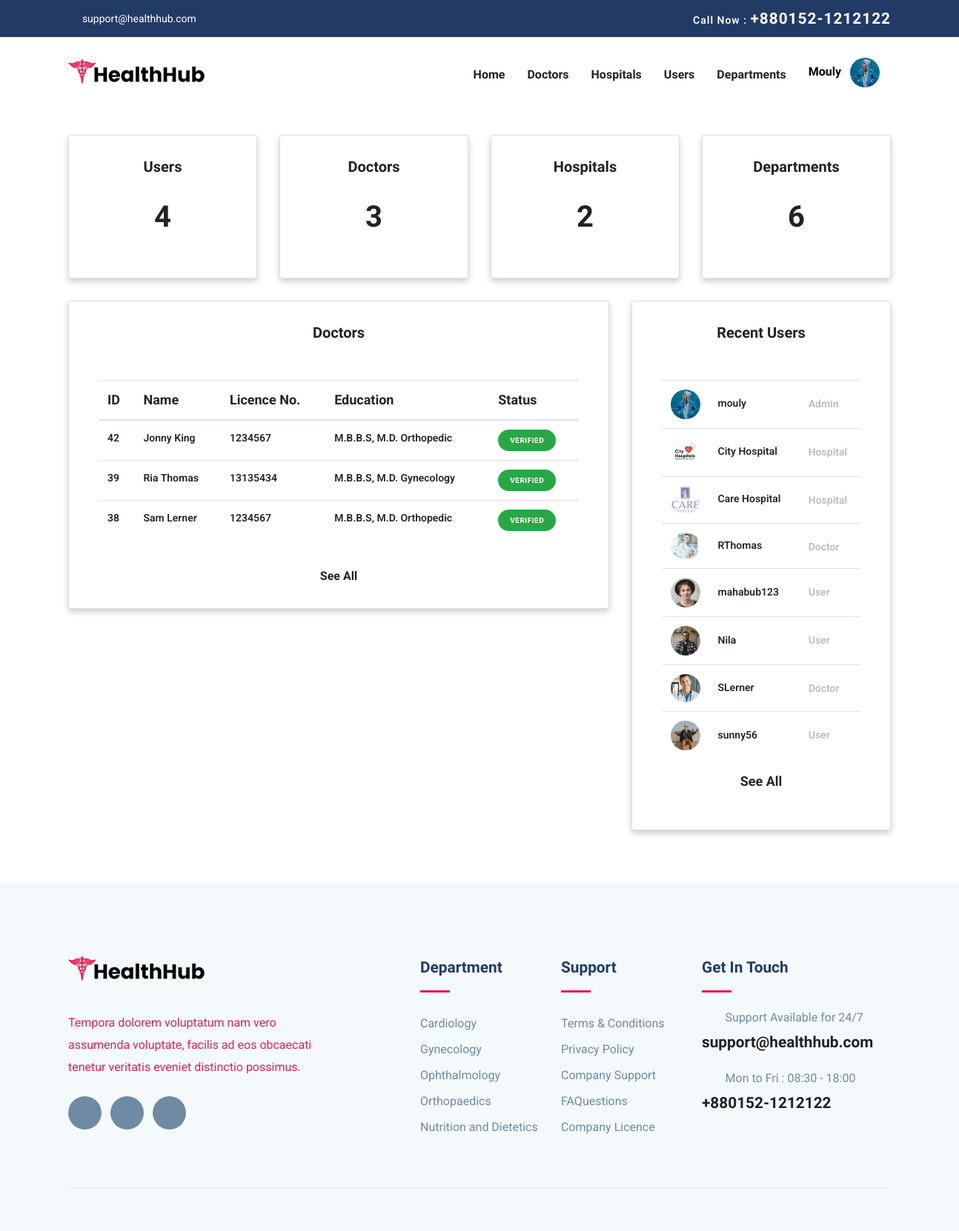
Screenshot of /admin_home.php (signed in) with the database file from the repository.
### tables this page shows
CREATE TABLE `doctors` (
  `doc_id` int(11) NOT NULL,
  `firstname` varchar(50) NOT NULL,
  `lastname` varchar(50) NOT NULL,
  `nid` varchar(50) NOT NULL,
  `education1` varchar(50) NOT NULL,
  `education2` varchar(50) NOT NULL,
  `year1` varchar(50) NOT NULL,
  `year2` varchar(50) NOT NULL,
  `gender` varchar(50) NOT NULL,
  `contact` varchar(50) NOT NULL,
  `clinic_address` varchar(100) NOT NULL,
  `clinic_city` varchar(50) NOT NULL,
  `clinic_zip` varchar(50) NOT NULL,
  `doc_sched_id` int(11) NOT NULL DEFAULT 1,
  `hos_id` int(11) NOT NULL DEFAULT 0,
  `username` varchar(50) NOT NULL,
  `email` varchar(100) NOT NULL,
  `password` varchar(100) NOT NULL,
  `dep_id` int(11) NOT NULL,
  `dep_name` varchar(100) NOT NULL,
  `join_date` varchar(50) NOT NULL,
  `image` varchar(250) NOT NULL,
  `status` int(11) NOT NULL DEFAULT 0
);

CREATE TABLE `department` (
  `dep_id` int(11) NOT NULL,
  `sched_id` int(11) NOT NULL DEFAULT 1,
  `image` varchar(250) NOT NULL,
  `dep_name` varchar(50) NOT NULL,
  `dep_short_description` varchar(250) NOT NULL,
  `dep_full_description` varchar(500) NOT NULL
);

### admin_home.php (the view, shortened to what this page needs)
<?php
include_once("./database/config.php");
?>
<!DOCTYPE html>
<html lang="zxx">
<head>
    <link rel="stylesheet" href="plugins/bootstrap/css/bootstrap.min.css">
    <link rel="stylesheet" href="plugins/icofont/icofont.min.css">
    <link rel="stylesheet" href="plugins/slick-carousel/slick/slick.css">
    <link rel="stylesheet" href="plugins/slick-carousel/slick/slick-theme.css">
    <link rel="stylesheet" href="css/style.css">
</head>
<body id="top">
    <?php include_once("./templates/admin_header.php");?>
    <section class="home-section" style="padding-bottom: 70px;">
        <div>
            <div class="container">
                <div class="row" style="padding-top:30px;">
                <div class="col-md-3">
                        <div class="card mx-auto"
                            style="text-align:center;padding:30px 0px;box-shadow: 0 4px 8px 0 rgba(0, 0, 0, 0.2); ">
                            <h5 class="card-title" style="">Users</h5>
                            <div class="card-body" style="text-align:center; font-size:18px;">
                                <?php
                                    $sql = "SELECT * from users";
                                    $result = mysqli_query($conn, $sql);
                                    $row_cnt = $result->num_rows;
                                ?>
                                <h1><?php echo $row_cnt?></h1>
                            </div>
                        </div>
                    </div>
                    <div class="col-md-3">
                        <div class="card mx-auto"
                            style="text-align:center;padding:30px 0px;box-shadow: 0 4px 8px 0 rgba(0, 0, 0, 0.2); ">
                            <h5 class="card-title" style="">Doctors</h5>
                            <div class="card-body" style="text-align:center; font-size:18px;">
                                <?php
                                    $sql = "SELECT * from doctors";
                                    $result = mysqli_query($conn, $sql);
                                    $row_cnt = $result->num_rows;
                                ?>
                                <h1><?php echo $row_cnt?></h1>
                            </div>
                        </div>
                    </div>
                    <div class="col-md-3">
                        <div class="card mx-auto"
                            style="text-align:center;padding:30px 0px;box-shadow: 0 4px 8px 0 rgba(0, 0, 0, 0.2); ">
                            <h5 class="card-title" style="">Hospitals</h5>
                            <div class="card-body" style="text-align:center; font-size:18px;">
                                <?php
                                    $sql = "SELECT * from hospital";
                                    $result = mysqli_query($conn, $sql);
                                    $row_cnt = $result->num_rows;
                                ?>
                                <h1><?php echo $row_cnt?></h1>
                            </div>
                        </div>
                    </div>
                    <div class="col-md-3">
                        <div class="card mx-auto"
                            style="text-align:center;padding:30px 0px;box-shadow: 0 4px 8px 0 rgba(0, 0, 0, 0.2); ">
                            <h5 class="card-title" style="">Departments</h5>
                            <div class="card-body" style="text-align:center; font-size:18px;">
                                <?php
                                    $sql = "SELECT * from department";
                                    $result = mysqli_query($conn, $sql);
                                    $row_cnt = $result->num_rows;
                                ?>
                                <h1><?php echo $row_cnt?></h1>
                            </div>
                        </div>
                    </div>
                </div>
            </div>
        </div>
        <div>
            <div class="container">
                <div class="row" style="padding-top:30px;">
                    <div class="col-md-8">
                        <div class="card mx-auto"
                            style="text-align:center;padding:30px 0px;box-shadow: 0 4px 8px 0 rgba(0, 0, 0, 0.2); ">
                            <h5 class="card-title" style="padding-bottom:20px;">Doctors</h5>
                            <div class="card-body" style="padding:20px 40px; text-align:left;font-size:18px;">
                                <table class="table">
                                    <thead>
                                        <th>ID</th>
                                        <th>Name</th>
                                        <th>Licence No.</th>
                                        <th>Education</th>
                                        <th>Status</th>
                                    </thead>
                                    <tbody>
                                        <?php
                                        $sql = "SELECT * FROM doctors ORDER BY doc_id DESC LIMIT 10;";
                                        $result = mysqli_query($conn, $sql);
                                        if($result){
                                            while($row=mysqli_fetch_assoc($result)){
                                                $name=$row['firstname']."  ".$row['lastname'];
                                                $education=$row['education1'].", ".$row['education2'];
                                                $nid=$row['nid'];
                                                $doc_id=$row['doc_id'];
                                                $status=$row['status'];
                                                if($status == 1){
                                                    $type = "success";
                                                    $msg = "Verified";
                                                }else{
                                                    $type = "danger";
                                                    $msg = "Unverified";
                                                }
                                                ?>
                                                <tr>
                                                    <td style="font-size:14px; font-weight:600;"><?php echo $doc_id ?></td>
                                                    <td style="font-size:14px; font-weight:600;"><?php echo $name ?></td>
                                                    <td style="font-size:14px; font-weight:600;"><?php echo $nid ?></td>
                                                    <td style="font-size:14px; font-weight:600;"><?php echo $education ?></td>
                                                    <td style="font-size:14px; font-weight:600;"><button
                                                            style="border-radius: 40px; padding:5px 14px; font-size:10px; font-weight:600"
                                                            class="btn btn-<?php echo $type?>"><?php echo $msg?></button></td>
                                                </tr>
                                                <?php
                                                    }
                                                }
                                                ?>
                                    </tbody>
                                </table>
                            </div>
                            <div style="text-align:center">
                                <a href="admin_verification.php" style="font-weight:700; margin-top:50px">See All</a>
                            </div>
                        </div>
                    </div>
                    <div class="col-md-4">
                        <div class="card mx-auto"
                            style="text-align:center;padding:30px 0px;box-shadow: 0 4px 8px 0 rgba(0, 0, 0, 0.2); ">
                            <h5 class="card-title" style="padding-bottom:20px;">Recent Users</h5>
                            <div class="card-body" style="padding:20px 40px; text-align:left;font-size:18px;">
                                <table class="table">
                                    <tbody>
                                        <?php
                                        $sql = "SELECT DISTINCT `name`, `role`, `image` FROM recent ORDER BY sl DESC LIMIT 8;";
                                        $result = mysqli_query($conn, $sql);
                                        if($result){
                                            while($row=mysqli_fetch_assoc($result)){
                                                $name=$row['name'];
                                                $image=$row['image'];
                                                $role=$row['role'];
                                                echo '<tr>
                                                <td style="font-size:14px; font-weight:600; "> <img src="./images/users/'.$image.'" style="width:40px;border-radius: 50%;" alt="profile"> <span style="padding-left:20px;">'.$name.'</span></td>
                                                <td style="font-size:14px; font-weight:600; color:#bbb; padding-top:20px;">'.$role.'</td>
                                                </tr>';
                                            }
                                        }
                                        ?>
                                    </tbody>
                                </table>
                                <div style="text-align:center">
                                <a href="#" style="font-weight:700; margin-top:50px">See All</a>
                            </div>
                            </div>
                        </div>
                    </div>
                </div>
            </div>
        </div>
    </section>
    <?php include_once("./templates/footer.php");?>
</body>
</html>

### templates/admin_header.php (shortened to what this page needs)
<?php
include_once("./database/config.php");
$username = $_SESSION['username'];
$sql = "SELECT * FROM admin WHERE username='$username'";
$result = mysqli_query($conn, $sql);
$row=mysqli_fetch_assoc($result);
$imag= $row['image'];
$username= $_SESSION['username'];
?>
<header>
	<div class="header-top-bar">
		<div class="container">
			<div class="row align-items-center">
				<div class="col-lg-6">
					<ul class="top-bar-info list-inline-item pl-0 mb-0">
						<li class="list-inline-item"><a href="mailto:support@healthhub.com"><i
									class="icofont-support-faq mr-2"></i>support@healthhub.com</a></li>
					</ul>
				</div>
				<div class="col-lg-6">
					<div class="text-lg-right top-right-bar mt-2 mt-lg-0">
						<a href="tel:+880152-1212122">
							<span>Call Now : </span>
							<span class="h4">+880152-1212122</span>
						</a>
					</div>
				</div>
			</div>
		</div>
	</div>
	<nav class="navbar navbar-expand-lg navigation" id="navbar">
		<div class="container">
			<a class="navbar-brand" href="user_home.php"><img src="images/logo.png" alt="" class="img-fluid"></a>
			<div class="collapse navbar-collapse" id="navbarmain">
				<ul class="navbar-nav ml-auto">
					<li class="nav-item active"><a class="nav-link" href="admin_home.php">Home</a></li>
					<li class="nav-item"><a class="nav-link" href="admin_doctors.php">Doctors</a></li>
					<li class="nav-item"><a class="nav-link" href="admin_hospitals.php">Hospitals</a></li>
					<li class="nav-item"><a class="nav-link" href="admin_users.php">Users</a></li>
					<li class="nav-item"><a class="nav-link" href="admin_departments.php">Departments</a></li>
					<div class="col-2">
						<div class="nav-item dropdown">
							<a class="dropdown-toggle" href="#" style="color:white; font-weight:500" role="button"
								id="dropdownMenuLink" data-bs-toggle="dropdown" aria-expanded="false">
								<span style="color:black;font-weight: 600;font-family: 'Exo', sans-serif;text-transform: capitalize; font-size:16px;"><?php echo $username?></span>&nbsp;&nbsp;
								<img src="./images/users/<?php echo $imag?>" class="rounded-circle" height="40" alt=""
									loading="lazy" />
							</a>
						</div>
					</div>
				</ul>
			</div>
		</div>
	</nav>
</header>

### templates/footer.php (shortened to what this page needs)
<?php
include_once("./database/config.php");
?>
	<footer class="footer section gray-bg">
		<div class="container">
			<div class="row">
				<div class="col-lg-4 mr-auto col-sm-6">
					<div class="widget mb-5 mb-lg-0">
						<div class="logo mb-4">
							<img src="images/logo.png" alt="" class="img-fluid">
						</div>
						<p>Tempora dolorem voluptatum nam vero assumenda voluptate, facilis ad eos obcaecati tenetur
							veritatis eveniet distinctio possimus.</p>
						<ul class="list-inline footer-socials mt-4">
							<li class="list-inline-item"><a href="https://www.facebook.com/themefisher"><i
										class="icofont-facebook"></i></a></li>
							<li class="list-inline-item"><a href="https://twitter.com/themefisher"><i
										class="icofont-twitter"></i></a></li>
							<li class="list-inline-item"><a href="https://www.pinterest.com/themefisher/"><i
										class="icofont-linkedin"></i></a></li>
						</ul>
					</div>
				</div>
				<div class="col-lg-2 col-md-6 col-sm-6">
					<div class="widget mb-5 mb-lg-0">
						<h4 class="text-capitalize mb-3">Department</h4>
						<div class="divider mb-4"></div>
						<ul class="list-unstyled footer-menu lh-35">
						<?php
							$sql = "SELECT * FROM department LIMIT 5";
							$result = mysqli_query($conn, $sql);
							if($result){
								while($row=mysqli_fetch_assoc($result)){
									$name=$row['dep_name'];
									$id=$row['dep_id'];
						?>
							<li><a href="department-single.php?id=<?php echo $id ?>"><?php echo $name?></a></li>
							<?php
									}
								}
							?>
						</ul>
					</div>
				</div>
				<div class="col-lg-2 col-md-6 col-sm-6">
					<div class="widget mb-5 mb-lg-0">
						<h4 class="text-capitalize mb-3">Support</h4>
						<div class="divider mb-4"></div>
						<ul class="list-unstyled footer-menu lh-35">
							<li><a href="#">Terms & Conditions</a></li>
							<li><a href="#">Privacy Policy</a></li>
							<li><a href="#">Company Support </a></li>
							<li><a href="#">FAQuestions</a></li>
							<li><a href="#">Company Licence</a></li>
						</ul>
					</div>
				</div>
				<div class="col-lg-3 col-md-6 col-sm-6">
					<div class="widget widget-contact mb-5 mb-lg-0">
						<h4 class="text-capitalize mb-3">Get in Touch</h4>
						<div class="divider mb-4"></div>
						<div class="footer-contact-block mb-4">
							<div class="icon d-flex align-items-center">
								<i class="icofont-email mr-3"></i>
								<span class="h6 mb-0">Support Available for 24/7</span>
							</div>
							<h4 class="mt-2"><a href="tel:+23-345-67890">support@healthhub.com</a></h4>
						</div>
						<div class="footer-contact-block">
							<div class="icon d-flex align-items-center">
								<i class="icofont-support mr-3"></i>
								<span class="h6 mb-0">Mon to Fri : 08:30 - 18:00</span>
							</div>
							<h4 class="mt-2"><a href="tel:+23-345-67890">+880152-1212122</a></h4>
						</div>
					</div>
				</div>
			</div>
			<div class="footer-btm py-4 mt-5">
			</div>
		</div>
	</footer>

### rows the page displays
doctors: doc_id "42", name "Jonny King", nid "1234567", education "M.B.B.S, M.D. Orthopedic", status "VERIFIED"
doctors: doc_id "39", name "Ria Thomas", nid "13135434", education "M.B.B.S, M.D. Gynecology", status "VERIFIED"
doctors: doc_id "38", name "Sam Lerner", nid "1234567", education "M.B.B.S, M.D. Orthopedic", status "VERIFIED"
department: dep_name "Cardiology"
department: dep_name "Gynecology"
department: dep_name "Ophthalmology"
department: dep_name "Orthopaedics"
department: dep_name "Nutrition and Dietetics"

### other values shown
$username "Mouly"
$row_cnt "4"
$row_cnt "3"
$row_cnt "2"
$row_cnt "6"
$name "mouly"
$role "Admin"
$name "City Hospital"
$role "Hospital"
$name "Care Hospital"
$name "RThomas"
$role "Doctor"
$name "mahabub123"
$role "User"
$name "Nila"
